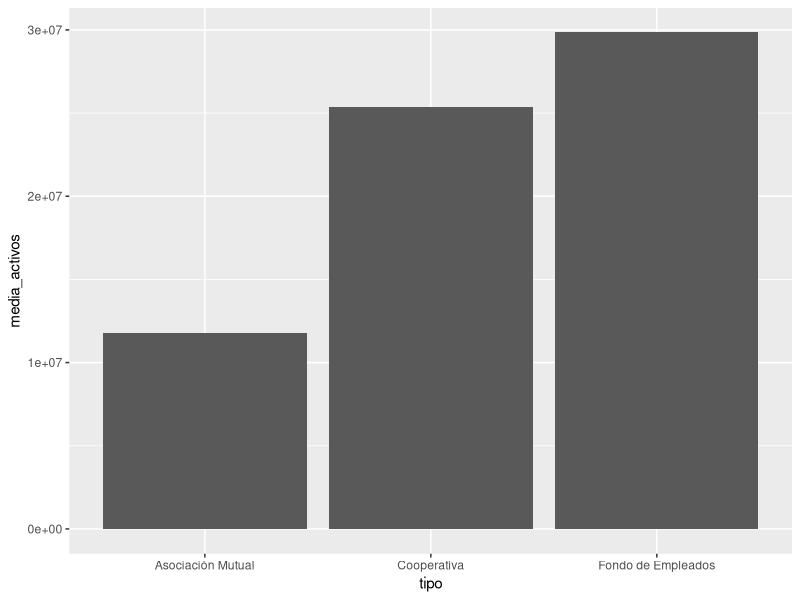
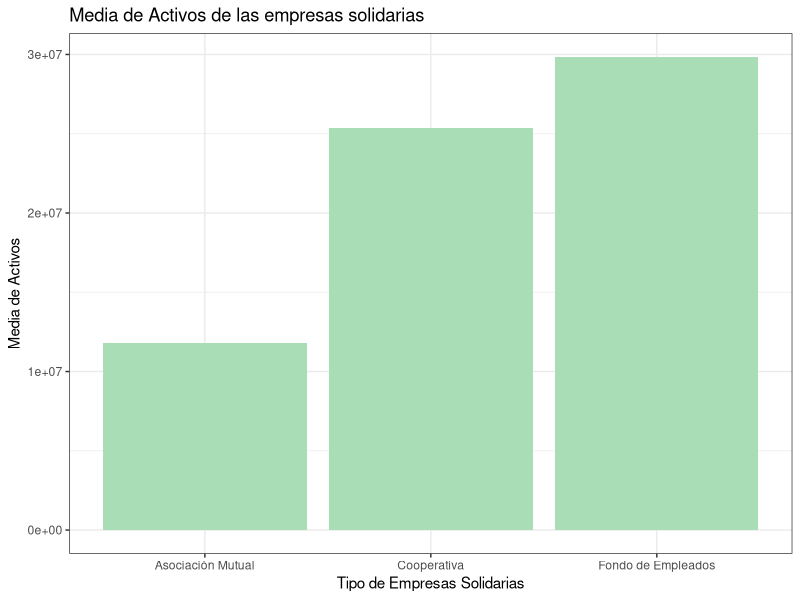

Source code (R) for these figures, in order:
## ---- chunk 1
knitr::opts_chunk$set(echo = TRUE)
library(tidyverse)
## ---- chunk 2
#install.packages("readxl")
library("readxl")

datos <- readxl::read_excel("Datos/Datos_Solidarios_2025.xlsx")
#View(datos)
## ---- chunk 3
datos
## ---- chunk 4
#library(tidyverse)

datos %>% summary()
## ---- chunk 5
class(datos$zomac)
## ---- chunk 6
names(datos)
## ---- chunk 7
datos %>% rename(departamento = nom_dpto)
## ---- chunk 8
datos %>% slice(1:100)
## ---- chunk 9
datos <- datos %>% slice(1:100)
## ---- chunk 10
datos %>% select(cod_Entidad, nombreentidad, Activos, Ingresos, Pasivos)
## ---- chunk 11
datos %>% group_by(tipo) %>%
  tally()
## ---- chunk 12
datos %>% group_by(tipo) %>% 
  summarize(media_activos = mean(Activos))
## ---- chunk 13
datos %>% group_by(tipo) %>% 
  summarize(media_activos = mean(Activos)) %>%
  ggplot() +
  geom_col(aes(x=tipo, y = media_activos))
## ---- chunk 14
datos %>% group_by(tipo) %>% 
  summarize(media_activos = mean(Activos)) %>%
  ggplot() +
  geom_col(aes(x=tipo, y = media_activos), fill= "#a8ddb5") +
  ggtitle("Media de Activos de las empresas solidarias") +
  xlab("Tipo de Empresas Solidarias") +
  ylab("Media de Activos") +
  theme_bw()
